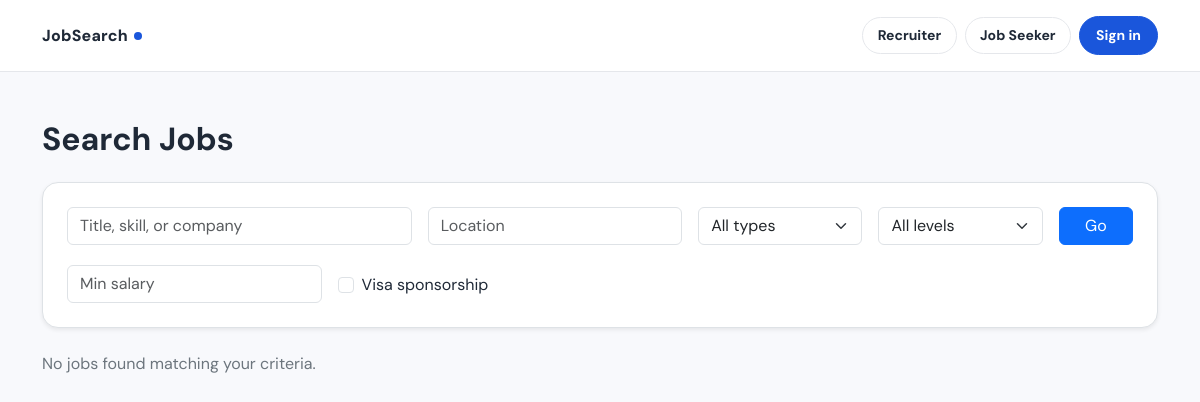
The page /jobs/ on the database as committed earlier.
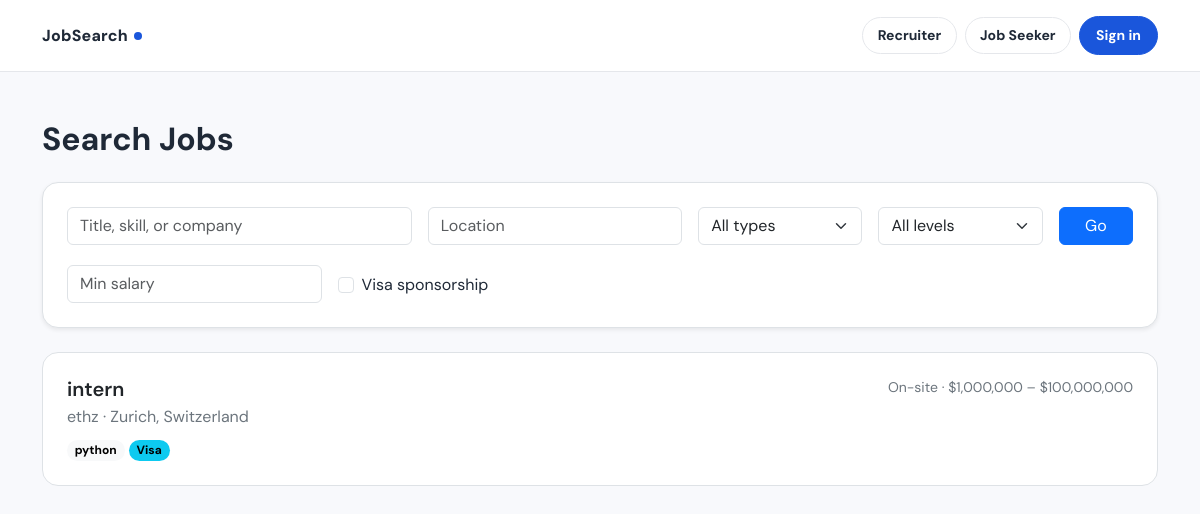
The same page on the database as committed later.
### jobs/models.py (models this page shows, shortened)
class JobPosting(models.Model):
    class JobType(models.TextChoices):
        REMOTE = "remote", "Remote"
        ONSITE = "onsite", "On-site"
        HYBRID = "hybrid", "Hybrid"
    class ExperienceLevel(models.TextChoices):
        ENTRY = "entry", "Entry Level"
        MID = "mid", "Mid Level"
        SENIOR = "senior", "Senior Level"
        INTERN = "intern", "Internship"
    recruiter = models.ForeignKey(
        CustomUser, on_delete=models.CASCADE, related_name="job_postings"
    )
    title = models.CharField(max_length=200)
    company = models.CharField(max_length=200)
    description = models.TextField()
    skills = models.TextField(blank=True, help_text="Comma-separated skills")
    location = models.CharField(max_length=200, blank=True)
    latitude = models.FloatField(null=True, blank=True)
    longitude = models.FloatField(null=True, blank=True)
    job_type = models.CharField(
        max_length=20, choices=JobType.choices, default=JobType.ONSITE
    )
    experience_level = models.CharField(
        max_length=20, choices=ExperienceLevel.choices, default=ExperienceLevel.ENTRY
    )
    salary_min = models.PositiveIntegerField(null=True, blank=True)
    salary_max = models.PositiveIntegerField(null=True, blank=True)
    visa_sponsorship = models.BooleanField(default=False)
    is_active = models.BooleanField(default=True)
    created_at = models.DateTimeField(auto_now_add=True)
    updated_at = models.DateTimeField(auto_now=True)
    class Meta:
        ordering = ["-created_at"]
    def skills_list(self):
        return [s.strip() for s in self.skills.split(",") if s.strip()]
    def salary_display(self):
        if self.salary_min and self.salary_max:
            return f"${self.salary_min:,} – ${self.salary_max:,}"
        elif self.salary_min:
            return f"From ${self.salary_min:,}"
        elif self.salary_max:
            return f"Up to ${self.salary_max:,}"
        return "Not specified"

### jobs/views.py (the view)
# urls.py: path("jobs/", views.job_list, name="job_list"),
def job_list(request):
    jobs = JobPosting.objects.filter(is_active=True)
    q = request.GET.get("q", "").strip()
    location = request.GET.get("location", "").strip()
    job_type = request.GET.get("job_type", "")
    experience = request.GET.get("experience", "")
    visa = request.GET.get("visa", "")
    salary_min = request.GET.get("salary_min", "")
    if q:
        jobs = jobs.filter(Q(title__icontains=q) | Q(skills__icontains=q) | Q(company__icontains=q))
    if location:
        jobs = jobs.filter(location__icontains=location)
    if job_type:
        jobs = jobs.filter(job_type=job_type)
    if experience:
        jobs = jobs.filter(experience_level=experience)
    if visa:
        jobs = jobs.filter(visa_sponsorship=True)
    if salary_min:
        try:
            jobs = jobs.filter(salary_max__gte=int(salary_min))
        except ValueError:
            pass
    return render(request, "jobs/job_list.html", {
        "jobs": jobs, "q": q, "location": location, "job_type": job_type,
        "experience": experience, "visa": visa, "salary_min": salary_min,
        "job_type_choices": JobPosting.JobType.choices,
        "experience_choices": JobPosting.ExperienceLevel.choices,
    })

### jobs/templates/jobs/job_list.html (shortened to what this page needs)
{% extends "jobs/base.html" %}
{% block content %}
<div class="container py-5">
  <h2 class="fw-bold mb-4">Search Jobs</h2>
  <form method="get" class="bg-white p-4 rounded-4 border shadow-sm mb-4">
    <div class="row g-3">
      <div class="col-md-4">
        <input class="form-control" name="q" value="{{ q }}" placeholder="Title, skill, or company">
      </div>
      <div class="col-md-3">
        <input class="form-control" name="location" value="{{ location }}" placeholder="Location">
      </div>
      <div class="col-md-2">
        <select class="form-select" name="job_type">
          <option value="">All types</option>
        </select>
      </div>
      <div class="col-md-2">
        <select class="form-select" name="experience">
          <option value="">All levels</option>
        </select>
      </div>
      <div class="col-md-1 d-grid">
        <button class="btn btn-primary" type="submit">Go</button>
      </div>
    </div>
    <div class="row g-3 mt-1">
      <div class="col-md-3">
        <input class="form-control" name="salary_min" value="{{ salary_min }}" placeholder="Min salary">
      </div>
      <div class="col-md-3">
        <div class="form-check mt-2">
          <input class="form-check-input" type="checkbox" name="visa" value="1" id="visa" {% if visa %}checked{% endif %}>
          <label class="form-check-label" for="visa">Visa sponsorship</label>
        </div>
      </div>
    </div>
  </form>
  {% if jobs %}
    {% for job in jobs %}
    <a href="{% url 'job_detail' job.pk %}" class="text-decoration-none text-dark">
      <div class="bg-white rounded-4 p-4 border card-hover mb-3">
        <div class="d-flex justify-content-between align-items-start">
          <div>
            <h5 class="fw-semibold mb-1">{{ job.title }}</h5>
            <div class="text-secondary">{{ job.company }} · {{ job.location|default:"Location not specified" }}</div>
          </div>
          <div class="text-end text-secondary small">
            {{ job.get_job_type_display }} · {{ job.salary_display }}
          </div>
        </div>
        <div class="mt-2">
          {% for skill in job.skills_list %}
            <span class="badge rounded-pill text-bg-light">{{ skill }}</span>
          {% endfor %}
          {% if job.visa_sponsorship %}
            <span class="badge rounded-pill text-bg-info">Visa</span>
          {% endif %}
        </div>
      </div>
    </a>
    {% endfor %}
  {% else %}
    <p class="text-secondary">No jobs found matching your criteria.</p>
  {% endif %}
</div>
{% endblock %}

### jobs/templates/jobs/base.html (shortened to what this page needs)
<!doctype html>
<html lang="en">
<head>
  <link href="https://cdn.jsdelivr.net/npm/bootstrap@5.3.3/dist/css/bootstrap.min.css" rel="stylesheet">
</head>
<body>
<nav class="js-nav">
  <div class="container d-flex align-items-center py-3">
    <a class="js-brand" href="{% url 'home' %}">
      JobSearch<span class="js-brand-dot"></span>
    </a>
    <div class="ms-auto d-flex align-items-center gap-2">
      {% if user.is_authenticated %}
        {% if user.is_staff %}
          <a class="btn btn-ghost btn-sm" href="{% url 'admin_user_list' %}" style="border-color:var(--warning);color:var(--warning);">Admin</a>
          <a class="btn btn-ghost btn-sm" href="{% url 'admin_report_list' %}" style="border-color:var(--warning);color:var(--warning);">Reports</a>
        {% endif %}
        <a class="btn btn-ghost btn-sm" href="{% url 'job_map' %}">Map</a>
        {% if user.is_recruiter %}
          <a class="btn btn-ghost btn-sm" href="{% url 'recruiter_dashboard' %}">Dashboard</a>
          <a class="btn btn-ghost btn-sm" href="{% url 'recruiter_candidate_search' %}">Candidates</a>
        {% endif %}
        {% if user.is_job_seeker %}
          <a class="btn btn-ghost btn-sm" href="{% url 'my_applications' %}">Applications</a>
          <a class="btn btn-ghost btn-sm" href="{% url 'seeker_profile' %}">Profile</a>
        {% endif %}
        <span class="text-muted small ms-1">{{ user.username }}</span>
        <form method="post" action="{% url 'logout' %}" class="d-inline ms-1">
          {% csrf_token %}
          <button class="btn btn-ghost btn-sm" type="submit" style="color:var(--danger);border-color:#fecaca;">Log out</button>
        </form>
      {% else %}
        <a class="btn btn-ghost btn-sm" href="{% url 'register_recruiter' %}">Recruiter</a>
        <a class="btn btn-ghost btn-sm" href="{% url 'register_seeker' %}">Job Seeker</a>
        <a class="btn btn-brand btn-sm" href="{% url 'login' %}">Sign in</a>
      {% endif %}
    </div>
  </div>
</nav>
{% block content %}{% endblock %}
</body>
</html>

### jobs/templates/jobs/base.html (style rules this page uses)
:root { --brand: #1a56db; --brand-light: #e8effc; --brand-dark: #0f3a94; --surface: #f8f9fc; --card: #ffffff; --border: #e5e7eb; --text: #1f2937; --text-muted: #6b7280; --success: #059669; --danger: #dc2626; --warning: #d97706; --info: #0891b2; --shadow-sm: 0 1px 2px rgba(0,0,0,.05); --shadow-md: 0 8px 24px rgba(17,24,39,.08); }
body { font-family: "DM Sans", system-ui, -apple-system, Segoe UI, Roboto, Arial, sans-serif; background: var(--surface); color: var(--text); }
.js-nav { background: rgba(255,255,255,.9); backdrop-filter: blur(10px); border-bottom: 1px solid var(--border); position: sticky; top: 0; z-index: 100; }
.js-brand { text-decoration: none; font-weight: 800; color: var(--text); letter-spacing: .2px; }
.js-brand-dot { width: 8px; height: 8px; border-radius: 50%; display: inline-block; width: 8px; height: 8px; background: var(--brand); border-radius: 999px; margin-left: 6px; transform: translateY(-1px); }
.btn-brand { background: var(--brand); color: white; border: 1px solid var(--brand); border-radius: 999px; font-weight: 700; padding: .5rem 1rem; }
.btn-ghost { background: white; border: 1px solid var(--border); border-radius: 999px; font-weight: 700; color: var(--text); padding: .45rem .9rem; }

Rows that differ between the two databases and show on the page:
added JobPosting: title "intern", company "ethz", location "Zurich, Switzerland", job_type "On-site", salary_display "$1,000,000 – $100,000,000", skills_list "python", visa_sponsorship "Visa"
Other text that changed with them:
text no longer shown: "No jobs found matching your criteria."
